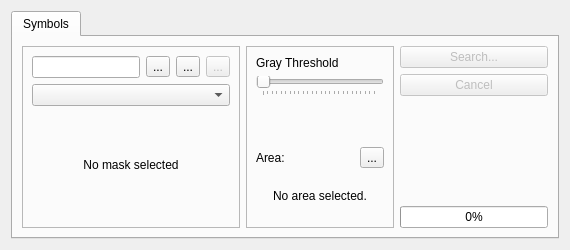
<?xml version="1.0" encoding="UTF-8"?>
<ui version="4.0">
 <class>IMapSearchWidget</class>
 <widget class="QWidget" name="IMapSearchWidget">
  <property name="geometry">
   <rect>
    <x>0</x>
    <y>0</y>
    <width>570</width>
    <height>250</height>
   </rect>
  </property>
  <property name="sizePolicy">
   <sizepolicy hsizetype="Minimum" vsizetype="Preferred">
    <horstretch>0</horstretch>
    <verstretch>0</verstretch>
   </sizepolicy>
  </property>
  <property name="minimumSize">
   <size>
    <width>0</width>
    <height>0</height>
   </size>
  </property>
  <property name="maximumSize">
   <size>
    <width>16777214</width>
    <height>250</height>
   </size>
  </property>
  <property name="windowTitle">
   <string>Form</string>
  </property>
  <layout class="QHBoxLayout" name="horizontalLayout">
   <item>
    <widget class="QTabWidget" name="tabWidget">
     <property name="sizePolicy">
      <sizepolicy hsizetype="MinimumExpanding" vsizetype="Expanding">
       <horstretch>0</horstretch>
       <verstretch>0</verstretch>
      </sizepolicy>
     </property>
     <property name="currentIndex">
      <number>0</number>
     </property>
     <widget class="QWidget" name="symbols">
      <attribute name="title">
       <string>Symbols</string>
      </attribute>
      <layout class="QVBoxLayout" name="verticalLayout_2">
       <item>
        <layout class="QHBoxLayout">
         <item>
          <widget class="QFrame" name="frame_2">
           <property name="frameShape">
            <enum>QFrame::StyledPanel</enum>
           </property>
           <property name="frameShadow">
            <enum>QFrame::Raised</enum>
           </property>
           <layout class="QVBoxLayout">
            <item>
             <layout class="QHBoxLayout">
              <item>
               <widget class="QLineEdit" name="lineMaskName">
                <property name="sizePolicy">
                 <sizepolicy hsizetype="Minimum" vsizetype="Fixed">
                  <horstretch>0</horstretch>
                  <verstretch>0</verstretch>
                 </sizepolicy>
                </property>
               </widget>
              </item>
              <item>
               <widget class="QToolButton" name="toolNewMask">
                <property name="text">
                 <string>...</string>
                </property>
               </widget>
              </item>
              <item>
               <widget class="QToolButton" name="toolDeleteMask">
                <property name="text">
                 <string>...</string>
                </property>
               </widget>
              </item>
              <item>
               <widget class="QToolButton" name="toolSaveMask">
                <property name="enabled">
                 <bool>false</bool>
                </property>
                <property name="text">
                 <string>...</string>
                </property>
               </widget>
              </item>
             </layout>
            </item>
            <item>
             <widget class="QComboBox" name="comboSymbols"/>
            </item>
            <item>
             <widget class="QLabel" name="labelMask">
              <property name="sizePolicy">
               <sizepolicy hsizetype="Preferred" vsizetype="MinimumExpanding">
                <horstretch>0</horstretch>
                <verstretch>0</verstretch>
               </sizepolicy>
              </property>
              <property name="text">
               <string>No mask selected</string>
              </property>
              <property name="alignment">
               <set>Qt::AlignCenter</set>
              </property>
             </widget>
            </item>
           </layout>
          </widget>
         </item>
         <item>
          <widget class="QFrame" name="frame_3">
           <property name="frameShape">
            <enum>QFrame::StyledPanel</enum>
           </property>
           <property name="frameShadow">
            <enum>QFrame::Raised</enum>
           </property>
           <layout class="QVBoxLayout">
            <item>
             <widget class="QLabel" name="label_2">
              <property name="text">
               <string>Gray Threshold</string>
              </property>
             </widget>
            </item>
            <item>
             <widget class="QSlider" name="sliderThreshold">
              <property name="sizePolicy">
               <sizepolicy hsizetype="Minimum" vsizetype="Fixed">
                <horstretch>0</horstretch>
                <verstretch>0</verstretch>
               </sizepolicy>
              </property>
              <property name="maximum">
               <number>255</number>
              </property>
              <property name="singleStep">
               <number>10</number>
              </property>
              <property name="orientation">
               <enum>Qt::Horizontal</enum>
              </property>
              <property name="tickPosition">
               <enum>QSlider::TicksBelow</enum>
              </property>
             </widget>
            </item>
            <item>
             <spacer>
              <property name="orientation">
               <enum>Qt::Vertical</enum>
              </property>
              <property name="sizeHint" stdset="0">
               <size>
                <width>20</width>
                <height>40</height>
               </size>
              </property>
             </spacer>
            </item>
            <item>
             <layout class="QHBoxLayout">
              <item>
               <widget class="QLabel" name="label">
                <property name="text">
                 <string>Area:</string>
                </property>
               </widget>
              </item>
              <item>
               <widget class="QToolButton" name="toolSelectArea">
                <property name="text">
                 <string>...</string>
                </property>
               </widget>
              </item>
             </layout>
            </item>
            <item>
             <widget class="QLabel" name="labelArea">
              <property name="sizePolicy">
               <sizepolicy hsizetype="Preferred" vsizetype="MinimumExpanding">
                <horstretch>0</horstretch>
                <verstretch>0</verstretch>
               </sizepolicy>
              </property>
              <property name="text">
               <string>No area selected.</string>
              </property>
              <property name="alignment">
               <set>Qt::AlignCenter</set>
              </property>
              <property name="wordWrap">
               <bool>true</bool>
              </property>
             </widget>
            </item>
           </layout>
           <zorder>label_2</zorder>
           <zorder>sliderThreshold</zorder>
           <zorder>labelArea</zorder>
           <zorder></zorder>
          </widget>
         </item>
         <item>
          <layout class="QVBoxLayout">
           <item>
            <widget class="QPushButton" name="pushSearch">
             <property name="enabled">
              <bool>false</bool>
             </property>
             <property name="sizePolicy">
              <sizepolicy hsizetype="Minimum" vsizetype="Fixed">
               <horstretch>0</horstretch>
               <verstretch>0</verstretch>
              </sizepolicy>
             </property>
             <property name="text">
              <string>Search...</string>
             </property>
            </widget>
           </item>
           <item>
            <widget class="QPushButton" name="pushCancel">
             <property name="enabled">
              <bool>false</bool>
             </property>
             <property name="sizePolicy">
              <sizepolicy hsizetype="Minimum" vsizetype="Fixed">
               <horstretch>0</horstretch>
               <verstretch>0</verstretch>
              </sizepolicy>
             </property>
             <property name="text">
              <string>Cancel</string>
             </property>
            </widget>
           </item>
           <item>
            <spacer>
             <property name="orientation">
              <enum>Qt::Vertical</enum>
             </property>
             <property name="sizeHint" stdset="0">
              <size>
               <width>20</width>
               <height>40</height>
              </size>
             </property>
            </spacer>
           </item>
           <item>
            <widget class="QLabel" name="labelProgress">
             <property name="text">
              <string/>
             </property>
            </widget>
           </item>
           <item>
            <widget class="QProgressBar" name="progressBar">
             <property name="sizePolicy">
              <sizepolicy hsizetype="Minimum" vsizetype="Fixed">
               <horstretch>0</horstretch>
               <verstretch>0</verstretch>
              </sizepolicy>
             </property>
             <property name="value">
              <number>0</number>
             </property>
             <property name="alignment">
              <set>Qt::AlignHCenter</set>
             </property>
             <property name="textVisible">
              <bool>true</bool>
             </property>
             <property name="invertedAppearance">
              <bool>false</bool>
             </property>
            </widget>
           </item>
          </layout>
         </item>
        </layout>
       </item>
      </layout>
     </widget>
    </widget>
   </item>
  </layout>
 </widget>
 <resources/>
 <connections/>
</ui>
